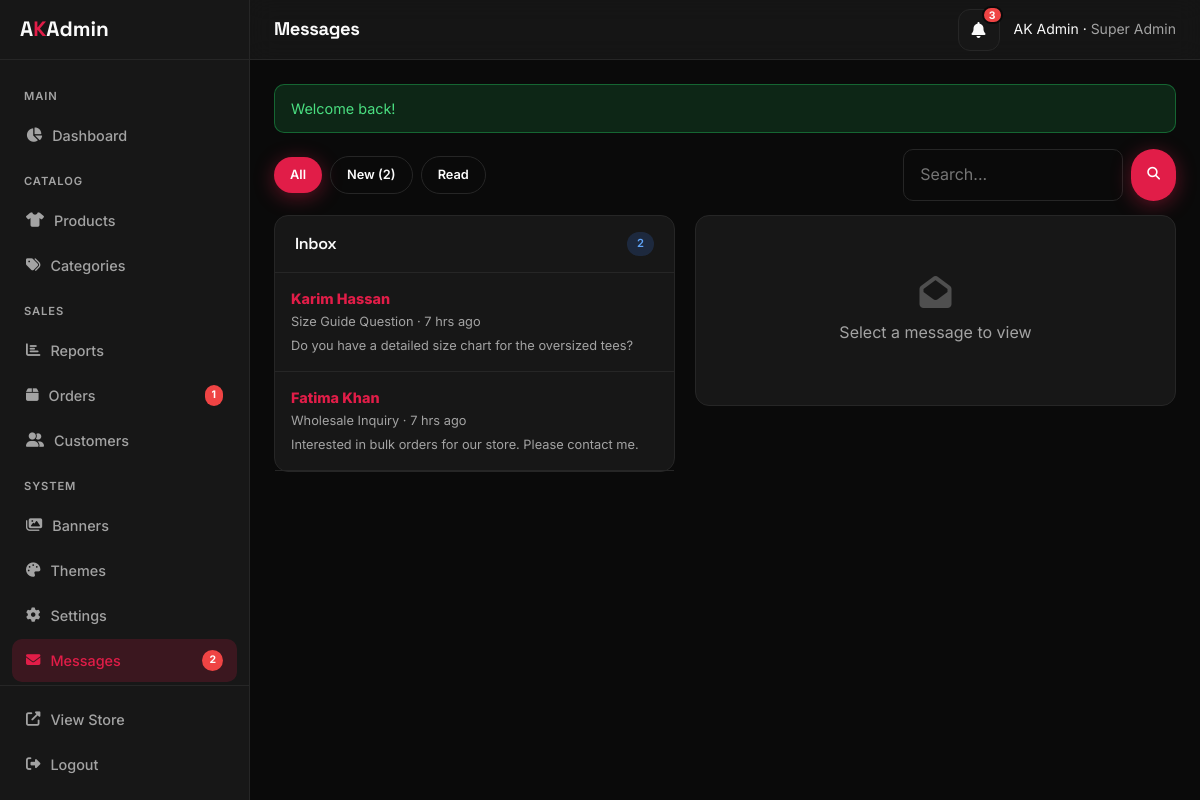
Page /admin/messages.php (signed in) on the committed database.
### tables this page shows
CREATE TABLE `contact_messages` (
  `id` INT UNSIGNED NOT NULL AUTO_INCREMENT,
  `name` VARCHAR(100) NOT NULL,
  `email` VARCHAR(150) NOT NULL,
  `subject` VARCHAR(200) DEFAULT NULL,
  `message` TEXT NOT NULL,
  `status` ENUM('new','read') NOT NULL DEFAULT 'new',
  `created_at` TIMESTAMP NOT NULL DEFAULT CURRENT_TIMESTAMP,
  PRIMARY KEY (`id`)
);

### app/helpers/Database.php (called while the page is built, shortened)
<?php
class Database {
    private static $instance = null;
    public static function getInstance() {
        if (self::$instance === null) {
            $c = require dirname(__DIR__) . '/config/config.php';
            $d = $c['db'];
            $dsn = "mysql:host={$d['host']};port={$d['port']};dbname={$d['name']};charset={$d['charset']}";
            try {
                self::$instance = new PDO($dsn, $d['user'], $d['pass'], [
                    PDO::ATTR_ERRMODE => PDO::ERRMODE_EXCEPTION,
                    PDO::ATTR_DEFAULT_FETCH_MODE => PDO::FETCH_ASSOC,
                    PDO::ATTR_EMULATE_PREPARES => false,
                ]);
            } catch (PDOException $e) {
                die($c['app_debug'] ? 'DB Error: '.$e->getMessage() : 'Database connection failed.');
            }
        }
        return self::$instance;
    }
    public static function query($sql, $params = []) {
        $stmt = self::getInstance()->prepare($sql);
        $stmt->execute($params);
        return $stmt;
    }
    public static function fetch($sql, $params = []) {
        $r = self::query($sql, $params)->fetch();
        return $r ?: null;
    }
    public static function fetchAll($sql, $params = []) {
        return self::query($sql, $params)->fetchAll();
    }
}

### app/helpers/functions.php (called while the page is built, shortened)
<?php
function e($v) { return htmlspecialchars((string)($v ?? ''), ENT_QUOTES, 'UTF-8'); }
function timeAgo($dt) {
    $diff = time() - strtotime($dt);
    if ($diff < 86400) return floor($diff/3600).' hrs ago';
    return formatDate($dt);
}
function truncate($t, $len = 100) {
    if (strlen($t) <= $len) return $t;
    return substr($t, 0, $len).'...';
}
    ?>

### public/admin/messages.php (the view, shortened to what this page needs)
<?php
$viewMsg = null;
$filter = '';
$q = '';
$where = array('1=1');
$params = array();
$sql = 'SELECT * FROM contact_messages WHERE ' . implode(' AND ', $where) . ' ORDER BY created_at DESC';
$msgs = Database::fetchAll($sql, $params);
$newCount = 0;
try {
    $row = Database::fetch("SELECT COUNT(*) AS c FROM contact_messages WHERE status='new'");
    if ($row) {
        $newCount = (int)$row['c'];
    }
} catch (Exception $e) {
    $newCount = 0;
}
?>
<div style="display:flex;flex-wrap:wrap;gap:8px;margin-bottom:14px;align-items:center">
  <a href="/admin/messages.php" class="btn btn-sm <?php echo $filter === '' ? 'btn-primary' : 'btn-outline'; ?>">All</a>
  <a href="?status=new" class="btn btn-sm <?php echo $filter === 'new' ? 'btn-primary' : 'btn-outline'; ?>">New<?php echo $newCount ? ' ('.$newCount.')' : ''; ?></a>
  <a href="?status=read" class="btn btn-sm <?php echo $filter === 'read' ? 'btn-primary' : 'btn-outline'; ?>">Read</a>
  <form method="GET" style="display:flex;gap:8px;margin-left:auto;flex-wrap:wrap">
    <input type="search" name="q" class="form-control" style="max-width:220px" placeholder="Search..." value="<?php echo e($q); ?>">
    <button type="submit" class="btn btn-sm btn-primary"><i class="fas fa-search"></i></button>
  </form>
</div>
<div class="msg-layout">
  <div class="panel">
    <div class="panel-header"><h3>Inbox</h3><span class="badge badge-info"><?php echo count($msgs); ?></span></div>
    <div class="panel-body" style="padding:0;max-height:640px;overflow-y:auto">
      <?php foreach ($msgs as $m): ?>
      <?php
        $href = '?id=' . (int)$m['id'];
        $rowClass = 'msg-row';
        if (isset($m['status']) && $m['status'] === 'new') { $rowClass .= ' is-new'; }
      ?>
      <a href="<?php echo $href; ?>" class="<?php echo $rowClass; ?>">
        <div class="msg-from"><?php echo e($m['name']); ?></div>
        <div class="msg-sub"><?php echo e(!empty($m['subject']) ? $m['subject'] : 'No subject'); ?> · <?php echo timeAgo($m['created_at']); ?></div>
        <div class="msg-sub" style="margin-top:4px"><?php echo e(truncate($m['message'], 70)); ?></div>
      </a>
      <?php endforeach; ?>
    </div>
  </div>
  <div class="panel">
    <?php if ($viewMsg): ?>
    <div class="msg-detail">
      <div style="display:flex;justify-content:space-between;gap:12px;flex-wrap:wrap;margin-bottom:4px">
        <h2 style="font-size:1.15rem"><?php echo e(!empty($viewMsg['subject']) ? $viewMsg['subject'] : 'No subject'); ?></h2>
        <span class="badge badge-<?php echo $viewMsg['status'] === 'new' ? 'info' : 'success'; ?>"><?php echo e(ucfirst($viewMsg['status'])); ?></span>
      </div>
      <p class="text-muted" style="font-size:.9rem">
        From <strong><?php echo e($viewMsg['name']); ?></strong>
        &lt;<?php echo e($viewMsg['email']); ?>&gt;
        · <?php echo formatDate($viewMsg['created_at'], 'M d, Y H:i'); ?>
      </p>
      <div class="msg-body"><?php echo e($viewMsg['message']); ?></div>
      <div class="msg-actions">
        <a class="btn btn-primary btn-sm" href="mailto:<?php echo e($viewMsg['email']); ?>">
          <i class="fas fa-reply"></i> Reply by Email
        </a>
        <?php if ($viewMsg['status'] === 'read'): ?>
        <a class="btn btn-outline btn-sm" href="?unread=<?php echo (int)$viewMsg['id']; ?>&amp;id=<?php echo (int)$viewMsg['id']; ?>">Mark as New</a>
        <?php else: ?>
        <a class="btn btn-outline btn-sm" href="?read=<?php echo (int)$viewMsg['id']; ?>&amp;id=<?php echo (int)$viewMsg['id']; ?>">Mark as Read</a>
        <?php endif; ?>
        <a class="btn btn-sm" style="color:#f87171" href="?delete=<?php echo (int)$viewMsg['id']; ?>" onclick="return confirm('Delete this message?');">
          <i class="fas fa-trash"></i> Delete
        </a>
      </div>
    </div>
    <?php else: ?>
    <div style="padding:60px 24px;text-align:center;color:var(--color-text-muted)">
      <i class="fas fa-envelope-open" style="font-size:2rem;opacity:.4;display:block;margin-bottom:12px"></i>
      Select a message to view
    </div>
    <?php endif; ?>
  </div>
</div>
<?php
require dirname(dirname(__DIR__)) . '/app/views/layouts/admin.php';

### public/assets/css/app.css (style rules this page uses)
*,*::before,*::after { box-sizing:border-box;margin:0;padding:0 }
:root { --font-sans:'Inter',system-ui,sans-serif;--font-display:'Space Grotesk',var(--font-sans);--radius:12px;--header-h:70px;--transition:.25s ease }
html { scroll-behavior:smooth }
body { font-family:var(--font-sans);background:var(--color-bg);color:var(--color-text);line-height:1.6;min-height:100vh;-webkit-font-smoothing:antialiased }
a { color:inherit;text-decoration:none;transition:color var(--transition) }
button,input,select,textarea { font:inherit;color:inherit;border:none;background:none;outline:none }
h1,h2,h3,h4 { font-family:var(--font-display);font-weight:700;line-height:1.2;letter-spacing:-.02em }
.btn { display:inline-flex;align-items:center;justify-content:center;gap:8px;padding:12px 24px;font-weight:600;font-size:.9rem;border-radius:999px;cursor:pointer;transition:all var(--transition);white-space:nowrap }
.btn-primary { background:var(--color-primary);color:#fff;box-shadow:0 4px 20px color-mix(in srgb,var(--color-primary) 40%,transparent) }
.btn-outline { border:1.5px solid var(--color-border);color:var(--color-text) }
.btn-sm { padding:8px 16px;font-size:.8rem }
.form-control { width:100%;padding:12px 16px;border-radius:10px;background:var(--color-bg);border:1px solid var(--color-border);color:var(--color-text);transition:border-color .2s }

### public/assets/css/admin.css (style rules this page uses)
:root { --sidebar-w:250px;--topbar-h:60px }
body.admin-body { background:var(--color-bg);color:var(--color-text);display:flex;min-height:100vh;margin:0;font-family:var(--font-sans) }
.panel { background:var(--color-surface);border:1px solid var(--color-border);border-radius:14px;margin-bottom:20px }
.panel-header { display:flex;align-items:center;justify-content:space-between;padding:16px 20px;border-bottom:1px solid var(--color-border) }
.panel-header h3 { font-size:1rem;font-weight:600 }
.panel-body { padding:20px }
.badge { display:inline-flex;padding:3px 10px;border-radius:999px;font-size:.7rem;font-weight:600 }
.badge-info { background:color-mix(in srgb,#3b82f6 18%,transparent);color:#60a5fa }

### public/admin/messages.php (style rules this page uses)
.msg-layout { display:grid;grid-template-columns:1fr 1.2fr;gap:20px;align-items:start }
.msg-row { display:block;padding:14px 16px;border-bottom:1px solid var(--color-border);color:inherit }
.msg-row.is-new .msg-from { font-weight:800;color:var(--color-primary) }
.msg-from { font-weight:600;font-size:.9rem }
.msg-sub { font-size:.8rem;color:var(--color-text-muted);margin-top:2px }

### rows in the picture
contact_messages: name "Karim Hassan", subject "Size Guide Question", created_at "7 hrs ago", message "Do you have a detailed size chart for the oversized tees?"
contact_messages: name "Fatima Khan", subject "Wholesale Inquiry", created_at "7 hrs ago", message "Interested in bulk orders for our store. Please contact me."

### other values in the picture
$pendingOrders "1"
$newMessages "2"
$pageTitle "Messages"
$notifCount "3"
$user['name'] "AK Admin"
$user['role_name'] "Super Admin"
$m "Welcome back!"
$newCount "2"
count($msgs) "2"
